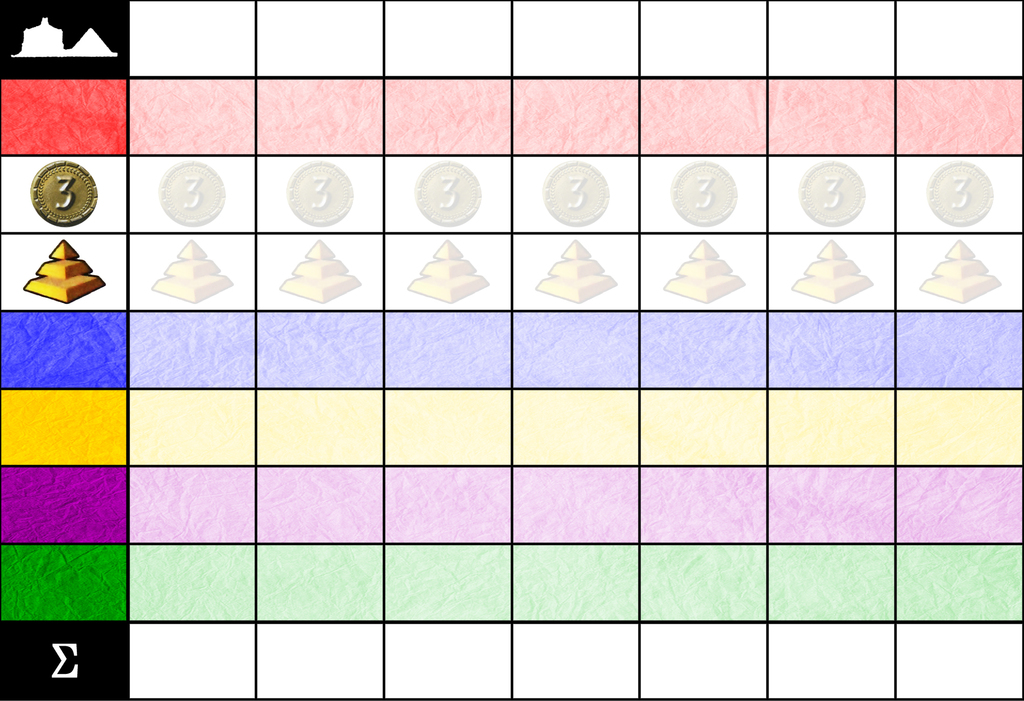
#> input picture Wonder-scoring-card.jpg, 1024 x 701 px
$ python main.py
#> lines starting #> are read from the running program, lines starting #| are printed output that depends on the picture
from PIL import Image

path = 'Wonder-scoring-card.jpg'


def main():
    try:
        img = Image.open(path)
#> img is the input picture: PIL image 1024x701 RGB; mean R, G, B 215.6, 207.6, 206.4
        width, height = img.size
#> width = 1024; height = 701
        img = img.resize((width // 7, height // 7))
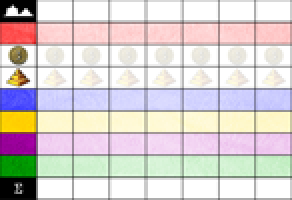
#> img: PIL image 146x100 RGB (shown 2 times larger); mean R, G, B 215.4, 207.7, 206.5
        img.show()
    except IOError:
        pass


if __name__ == "__main__":
    main()
